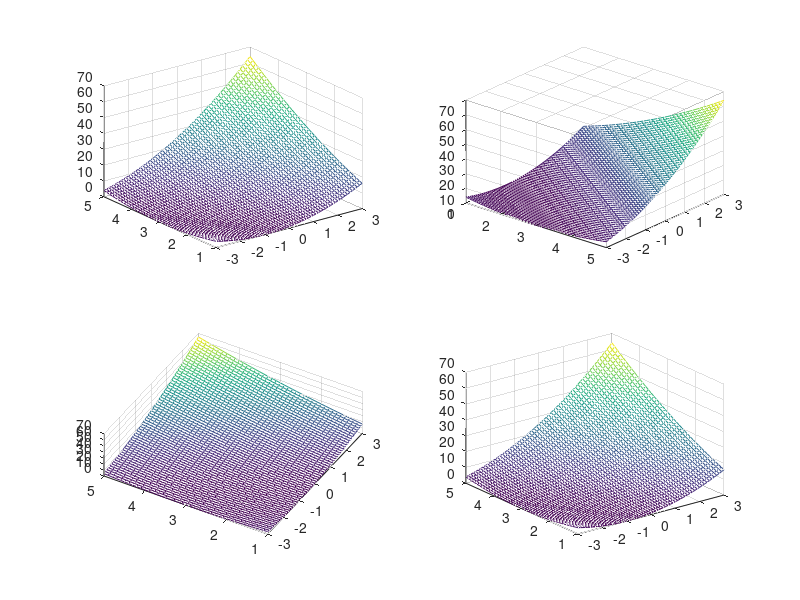

Write the MATLAB code that produced this figure. (Note: this script raises an error after producing the figure.)
x=-3:0.1:3;   y=1:0.1:5;
     [X,Y]=meshgrid(x,y);
     Z=(X+Y).^2;
     subplot(2,2,1); mesh(X,Y,Z)
     subplot(2,2,2);mesh(X,Y,Z);view(50,-34)
     subplot(2,2,3);mesh(X,Y,Z);view(-60,70) 
     subplot(2,2,4);mesh(X,Y,Z);view(0,1,1)
    